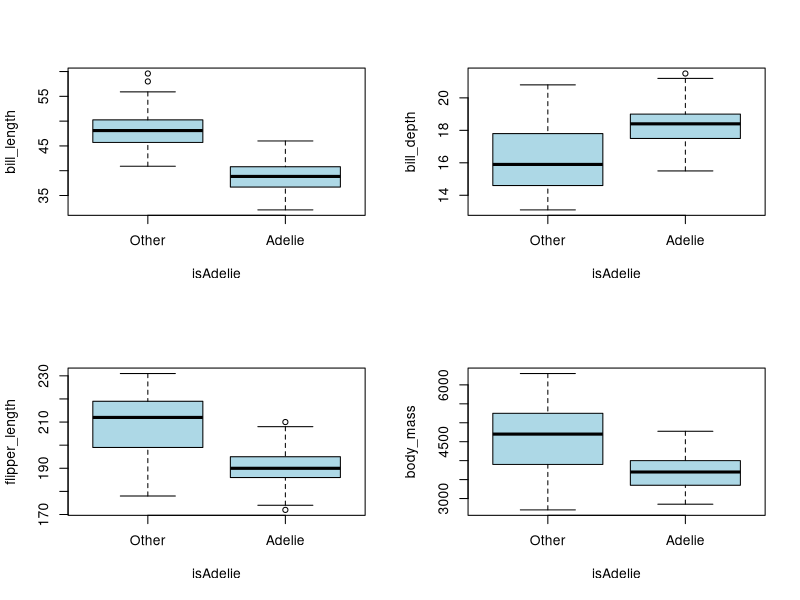

Recreate this plot in R.
## ---- chunk 1
knitr::opts_chunk$set(echo = TRUE)

## ---- chunk 2
library("palmerpenguins")
library("dplyr")
library("pROC")
library("caret")

## ---- chunk 3
penguins_data <-palmerpenguins::penguins
names(penguins_data)
summary(penguins_data)
## ---- chunk 4
glimpse(penguins_data)
## ---- chunk 5
#Remove NAs
penguins_data <- penguins_data %>% na.omit() 
## ---- chunk 6
#Categories in species column
penguins_data %>%
  group_by(species) %>%
  count() #there are THREE categories
## ---- chunk 7
# create isAdelie classification response variable
penguins_data <- penguins_data %>%
  mutate(isAdelie = ifelse(species == 'Adelie','Adelie','Other'))

penguins_data$isAdelie <- factor(penguins_data$isAdelie, levels = c("Other", "Adelie"))
## ---- chunk 8
penguins_data %>% select_if(is.numeric) %>% cor()

## ---- chunk 9
par(mfrow = c(2,2))

boxplot(bill_length_mm~isAdelie, ylab="bill_length", xlab= "isAdelie", col="light blue",data = penguins_data)
boxplot(bill_depth_mm~isAdelie, ylab="bill_depth", xlab= "isAdelie", col="light blue",data = penguins_data)
boxplot(flipper_length_mm~isAdelie, ylab="flipper_length", xlab= "isAdelie", col="light blue",data = penguins_data)
boxplot(body_mass_g~isAdelie, ylab="body_mass", xlab= "isAdelie", col="light blue",data = penguins_data)

## ---- chunk 10

xtabs(~isAdelie + year, data = penguins_data)
xtabs(~isAdelie + sex, data = penguins_data)

## ---- chunk 11
penguins_data <- subset(penguins_data, select = -c(year))
penguins_data <- subset(penguins_data, select = -c(sex))


## ---- chunk 12

which_train <- sample(x = c(TRUE, FALSE), size = nrow(penguins_data), replace = TRUE, prob = c(0.7, 0.3))
train_data <- penguins_data[which_train, ]
test_data <- penguins_data[!which_train, ]


## ---- chunk 13
logmodel <- glm(isAdelie ~ island + bill_depth_mm + flipper_length_mm, 
                 family = 'binomial', 
                 data = train_data)

summary(logmodel)

## ---- chunk 14
log_preds <- predict(logmodel, test_data, type = 'response')
class_prediction <- factor(ifelse(log_preds > 0.50, "Adelie", "Other"), 
                           levels = c("Other", "Adelie"))

log_auc <- auc(response = test_data$isAdelie, predictor = log_preds)
log_cm <- confusionMatrix(data = class_prediction, reference =test_data$isAdelie)
log_accuracy <- log_cm$overall['Accuracy']
log_tpr <- log_cm$byClass['Sensitivity']
log_fpr <- 1 - log_tpr
log_tnr <- log_cm$byClass['Specificity']
log_fnr <- 1 - log_tnr


## ---- chunk 15
require(nnet)
train_data$species <- relevel(train_data$species, ref = "Adelie")
test_data$species <- relevel(test_data$species, ref = "Adelie")

multinom_model <- multinom(species ~ ., data = train_data %>% select(-isAdelie))
## ---- chunk 16
summary(multinom_model)
